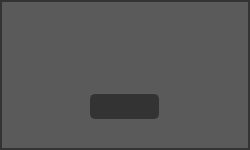
<?xml version="1.0" encoding="UTF-8"?>
<ui version="4.0">
 <class>Error</class>
 <widget class="QDialog" name="Error">
  <property name="geometry">
   <rect>
    <x>0</x>
    <y>0</y>
    <width>250</width>
    <height>150</height>
   </rect>
  </property>
  <property name="minimumSize">
   <size>
    <width>250</width>
    <height>150</height>
   </size>
  </property>
  <property name="maximumSize">
   <size>
    <width>250</width>
    <height>150</height>
   </size>
  </property>
  <property name="windowTitle">
   <string>Dialog</string>
  </property>
  <layout class="QHBoxLayout" name="horizontalLayout">
   <property name="spacing">
    <number>0</number>
   </property>
   <property name="leftMargin">
    <number>0</number>
   </property>
   <property name="topMargin">
    <number>0</number>
   </property>
   <property name="rightMargin">
    <number>0</number>
   </property>
   <property name="bottomMargin">
    <number>0</number>
   </property>
   <item>
    <widget class="QFrame" name="frame">
     <property name="styleSheet">
      <string notr="true">background:rgb(51,51,51);</string>
     </property>
     <property name="frameShape">
      <enum>QFrame::NoFrame</enum>
     </property>
     <property name="frameShadow">
      <enum>QFrame::Plain</enum>
     </property>
     <layout class="QVBoxLayout" name="verticalLayout">
      <property name="spacing">
       <number>0</number>
      </property>
      <property name="leftMargin">
       <number>2</number>
      </property>
      <property name="topMargin">
       <number>2</number>
      </property>
      <property name="rightMargin">
       <number>2</number>
      </property>
      <property name="bottomMargin">
       <number>2</number>
      </property>
      <item>
       <widget class="QFrame" name="frame_top">
        <property name="minimumSize">
         <size>
          <width>0</width>
          <height>55</height>
         </size>
        </property>
        <property name="maximumSize">
         <size>
          <width>16777215</width>
          <height>55</height>
         </size>
        </property>
        <property name="styleSheet">
         <string notr="true">background:rgb(91,90,90);</string>
        </property>
        <property name="frameShape">
         <enum>QFrame::NoFrame</enum>
        </property>
        <property name="frameShadow">
         <enum>QFrame::Plain</enum>
        </property>
        <layout class="QHBoxLayout" name="horizontalLayout_2">
         <property name="spacing">
          <number>5</number>
         </property>
         <property name="leftMargin">
          <number>15</number>
         </property>
         <property name="topMargin">
          <number>5</number>
         </property>
         <property name="rightMargin">
          <number>0</number>
         </property>
         <property name="bottomMargin">
          <number>0</number>
         </property>
         <item>
          <widget class="QLabel" name="lab_icon">
           <property name="minimumSize">
            <size>
             <width>35</width>
             <height>35</height>
            </size>
           </property>
           <property name="maximumSize">
            <size>
             <width>35</width>
             <height>35</height>
            </size>
           </property>
           <property name="text">
            <string/>
           </property>
          </widget>
         </item>
         <item>
          <widget class="QLabel" name="lab_heading">
           <property name="font">
            <font>
             <family>Segoe UI</family>
             <pointsize>10</pointsize>
            </font>
           </property>
           <property name="styleSheet">
            <string notr="true">color:rgb(255,255,255);</string>
           </property>
           <property name="text">
            <string/>
           </property>
           <property name="wordWrap">
            <bool>true</bool>
           </property>
          </widget>
         </item>
        </layout>
       </widget>
      </item>
      <item>
       <widget class="QFrame" name="frame_bottom">
        <property name="styleSheet">
         <string notr="true">background:rgb(91,90,90);</string>
        </property>
        <property name="frameShape">
         <enum>QFrame::NoFrame</enum>
        </property>
        <property name="frameShadow">
         <enum>QFrame::Plain</enum>
        </property>
        <layout class="QGridLayout" name="gridLayout">
         <property name="bottomMargin">
          <number>0</number>
         </property>
         <item row="0" column="0">
          <widget class="QPushButton" name="bn_ok">
           <property name="minimumSize">
            <size>
             <width>69</width>
             <height>25</height>
            </size>
           </property>
           <property name="maximumSize">
            <size>
             <width>69</width>
             <height>25</height>
            </size>
           </property>
           <property name="styleSheet">
            <string notr="true">QPushButton {
	border: 2px solid rgb(51,51,51);
	border-radius: 5px;	
	color:rgb(255,255,255);
	background-color: rgb(51,51,51);
}
QPushButton:hover {
	border: 2px solid rgb(0,143,150);
	background-color: rgb(0,143,150);
}
QPushButton:pressed {	
	border: 2px solid rgb(0,143,150);
	background-color: rgb(51,51,51);
}
</string>
           </property>
           <property name="text">
            <string/>
           </property>
          </widget>
         </item>
        </layout>
       </widget>
      </item>
     </layout>
    </widget>
   </item>
  </layout>
 </widget>
 <resources/>
 <connections/>
</ui>
